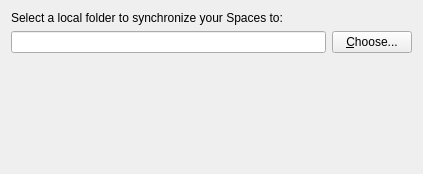
<?xml version="1.0" encoding="UTF-8"?>
<ui version="4.0">
 <class>FolderWizardSourcePage</class>
 <widget class="QWidget" name="FolderWizardSourcePage">
  <property name="geometry">
   <rect>
    <x>0</x>
    <y>0</y>
    <width>423</width>
    <height>174</height>
   </rect>
  </property>
  <property name="windowTitle">
   <string>Form</string>
  </property>
  <layout class="QVBoxLayout" name="verticalLayout">
   <item>
    <widget class="QLabel" name="label">
     <property name="text">
      <string>Select a local folder to synchronize your Spaces to:</string>
     </property>
     <property name="buddy">
      <cstring>localFolderLineEdit</cstring>
     </property>
    </widget>
   </item>
   <item>
    <layout class="QHBoxLayout" name="horizontalLayout">
     <item>
      <widget class="QLineEdit" name="localFolderLineEdit">
       <property name="toolTip">
        <string>Enter the path to the Spaces root folder. This folder will contain all your synchronized Spaces.</string>
       </property>
      </widget>
     </item>
     <item>
      <widget class="QPushButton" name="localFolderChooseBtn">
       <property name="toolTip">
        <string>Click to select a the Spaces root folder.</string>
       </property>
       <property name="text">
        <string>&amp;Choose...</string>
       </property>
      </widget>
     </item>
    </layout>
   </item>
   <item>
    <widget class="QLabel" name="warnLabel">
     <property name="text">
      <string/>
     </property>
     <property name="textFormat">
      <enum>Qt::TextFormat::RichText</enum>
     </property>
    </widget>
   </item>
   <item>
    <spacer name="verticalSpacer">
     <property name="orientation">
      <enum>Qt::Orientation::Vertical</enum>
     </property>
     <property name="sizeHint" stdset="0">
      <size>
       <width>349</width>
       <height>0</height>
      </size>
     </property>
    </spacer>
   </item>
  </layout>
 </widget>
 <resources/>
 <connections/>
</ui>
